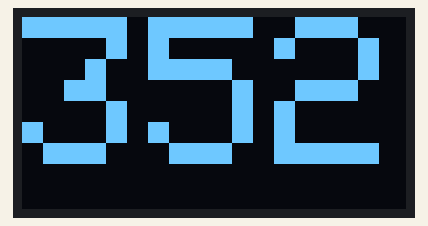
This sketch was run on a simulated Arduino Uno, built with avr-gcc and run on an emulated ATmega328P. Parts: 128×64 one-colour display. The display library's start-up logo is not drawn; what the sketch prints to the serial monitor is not drawn.

Above: at 1.1 s.

The sketch:

Reading_Internal_CPU_temp_of_ATMEGA328P.ino
```cpp
//Reads the internal temp sensor inside the core of the CPU in the ATMeGA328P IC

#include<Adafruit_GFX.h>
#include<Adafruit_SH110X.h>
#include<Wire.h>

Adafruit_SH1106G display = Adafruit_SH1106G(128, 64, &Wire, -1);

void setup() {
  Serial.begin(9600);

  display.begin(0x3c, true); //Start I2C data communication with SH1106G OLED display chip
  display.display(); //Display adafruit splashscreen
  delay(1000);
  display.clearDisplay(); //Clear display

  display.setTextSize(7);
  display.setTextColor(SH110X_WHITE);
}

void loop() {
  int reading = readInternalTempADC();
  Serial.print("Core CPU temp: (raw value)");
  Serial.println(reading);

  display.clearDisplay();
  display.setCursor(0, 0);
  display.print(reading);
  display.display();

  delay(500);
}

int readInternalTempADC() {
  // Returns raw ADC value of internal temperature sensor (0–1023)
  // Select internal temperature sensor and 1.1V reference
  ADMUX = _BV(REFS1) | _BV(REFS0) | _BV(MUX3);
  delay(5);               // wait for voltage reference to stabilize
  ADCSRA |= _BV(ADSC);    // start conversion
  while (ADCSRA & _BV(ADSC));  // wait until conversion finishes
  return ADC;             // raw ADC value (0-1023)
}
```
